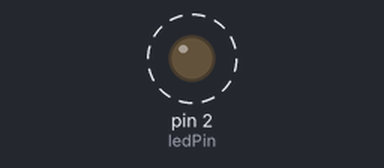
The sketch below on a simulated Arduino Uno, built with avr-gcc and run on an emulated ATmega328P. On the bench: output pins drawn as LEDs (lit = HIGH). Dashed ring = blinking.

Above: at 0.2 s.
Timing chart, 0 to 3.0 s (numbered marks = the images above):
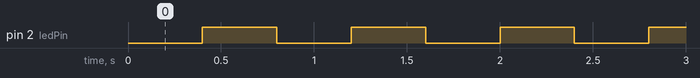

The sketch:

knipperPIN.ino
```cpp
// 14/08/2023
// Aangepast van Examples/Analog/Fading.ino
// Gebruikt met magneet in pin 7
const int ledPin = 2;

int ledState = LOW;
unsigned long previousMillis = 0;
const long interval = 400;
void setup() {
  pinMode(ledPin, OUTPUT);
}

void loop() {

  unsigned long currentMillis = millis();

  if (currentMillis - previousMillis >= interval) {
    previousMillis = currentMillis;

    if (ledState == LOW) {
      ledState = HIGH;
    } else {
      ledState = LOW;
    }

    digitalWrite(ledPin, ledState);
  }
}
```

Measured:
- by itself, pin 2 (ledPin): alternates HIGH for 0.40 s and LOW for 0.40 s
